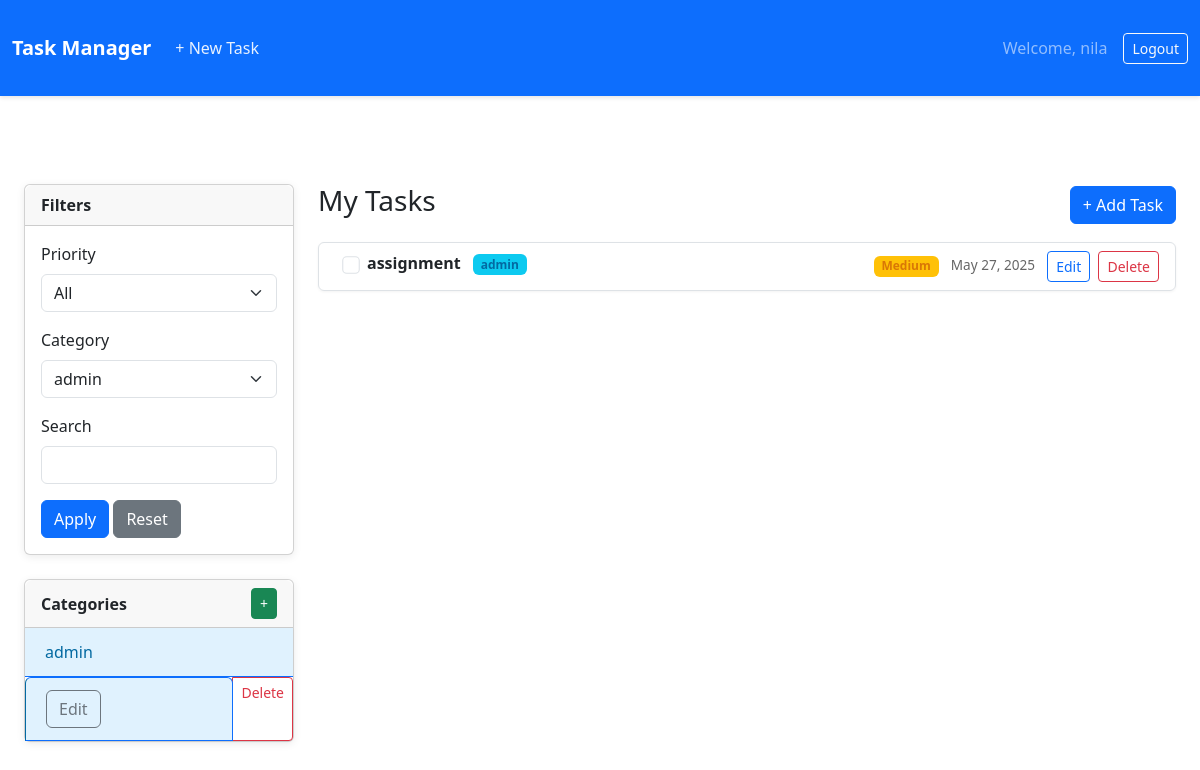
The page /?category=2 (signed in) on the database its author committed.
### taskmanager/models.py (models this page shows, shortened)
class Category(models.Model):
    name = models.CharField(max_length=100)
    user = models.ForeignKey(User, on_delete=models.CASCADE)
    class Meta:
        verbose_name_plural = "Categories"

class Task(models.Model):
    PRIORITY_CHOICES = (
        ('H', 'High'),
        ('M', 'Medium'),
        ('L', 'Low'),
    )
    title = models.CharField(max_length=200)
    description = models.TextField(blank=True, null=True)
    due_date = models.DateField(blank=True, null=True)
    completed = models.BooleanField(default=False)
    priority = models.CharField(max_length=1, choices=PRIORITY_CHOICES, default='M')
    category = models.ForeignKey(Category, on_delete=models.SET_NULL, blank=True, null=True)
    user = models.ForeignKey(User, on_delete=models.CASCADE)
    created_at = models.DateTimeField(auto_now_add=True)
    @property
    def is_overdue(self):
        if self.due_date and not self.completed:
            return self.due_date < timezone.now().date()
        return False

### taskmanager/views.py (the view)
# urls.py: path('', views.dashboard, name='dashboard'),
@login_required
def dashboard(request):
    tasks = Task.objects.filter(user=request.user).order_by('-created_at')
    categories = Category.objects.filter(user=request.user)
    category_form = CategoryForm()
    priority = request.GET.get('priority', '')
    category_id = request.GET.get('category', '')
    search_query = request.GET.get('search', '')  # Changed variable name
    if priority:
        tasks = tasks.filter(priority=priority)
    if category_id:
        tasks = tasks.filter(category_id=category_id)
    if search_query: # Apply the filter
        tasks = tasks.filter(title__icontains=search_query)
    context = {
        'tasks': tasks,
        'categories': categories,
        'category_form': category_form,
        'current_priority': priority,
        'current_category': category_id,
        'current_search': search_query,
    }
    return render(request, 'taskmanager/dashboard.html', context)

### taskmanager/forms.py
class CategoryForm(forms.ModelForm):
    class Meta:
        model = Category
        fields = ["name"]

### taskmanager/templates/taskmanager/dashboard.html (shortened to what this page needs)
{% extends "taskmanager/base.html" %}
{% block content %}
<div class="container-fluid mt-4">
    <div class="row">
        <div class="col-md-3">
            <div class="card mb-4">
                <div class="card-header">Filters</div>
                <div class="card-body">
                    <form method="get">
                        <div class="mb-3">
                            <label class="form-label">Priority</label>
                            <select name="priority" class="form-select">
                                <option value="">All</option>
                            </select>
                        </div>
                        <div class="mb-3">
                            <label class="form-label">Category</label>
                            <select name="category" class="form-select">
                                {% for category in categories %}
                                <option value="{{ category.id }}" {% if request.GET.category == category.id|stringformat:"s" %}selected{% endif %}>
                                    {{ category.name }}
                                </option>
                                {% endfor %}
                            </select>
                        </div>
                        <div class="mb-3">
                            <label class="form-label">Search</label>
                            <input type="text" name="search" class="form-control" value="{{ request.GET.search }}">
                        </div>
                        <button type="submit" class="btn btn-primary">Apply</button>
                        <a href="{% url 'dashboard' %}" class="btn btn-secondary">Reset</a>
                    </form>
                </div>
            </div>
            <div class="card">
                <div class="card-header d-flex justify-content-between align-items-center">
                    <span>Categories</span>
                    <button id="add-category-btn" class="btn btn-sm btn-success" data-bs-toggle="modal" data-bs-target="#categoryModal">+</button>
                </div>
                <div class="list-group list-group-flush">
                    {% for category in categories %}
                    <a href="?category={{ category.id }}"
                       class="list-group-item list-group-item-action d-flex justify-content-between align-items-center {% if request.GET.category == category.id|stringformat:"s" %}active{% endif %}">
                        {{ category.name }}
                        <div class="btn-group btn-group-sm">
                            <button class="btn btn-outline-secondary edit-category-btn"
                                    data-category-id="{{ category.id }}" data-bs-toggle="modal" data-bs-target="#editCategoryModal-{{ category.id }}">
                                Edit
                            </button>
                            <a href="{% url 'delete_category' category.id %}" class="btn btn-outline-danger">Delete</a>
                        </div>
                    </a>
                    {% empty %}
                    <div class="list-group-item text-muted">No categories yet</div>
                    {% endfor %}
                </div>
            </div>
        </div>
        <div class="col-md-9">
            <div class="d-flex justify-content-between align-items-center mb-3">
                <h3>My Tasks</h3>
                <a href="{% url 'add_task' %}" class="btn btn-primary">+ Add Task</a>
            </div>
            {% if tasks %}
            <ul class="list-group">
                {% for task in tasks %}
                <li class="list-group-item d-flex justify-content-between align-items-start {% if task.completed %}list-group-item-light task-completed{% endif %}">
                    <div class="ms-2 me-auto">
                        <input type="checkbox" class="form-check-input me-2 task-checkbox" data-task-id="{{ task.id }}" {% if task.completed %}checked{% endif %}>
                        <div class="fw-bold">{{ task.title }} {% if task.category %}<span class="badge bg-info ms-2">{{ task.category.name }}</span>{% endif %}</div>
                    </div>
                    <div>
                        <span class="badge bg-{% if task.priority == 'H' %}danger{% elif task.priority == 'M' %}warning{% else %}success{% endif %} me-2">
                            {{ task.get_priority_display }}
                        </span>
                        {% if task.due_date %}
                        <span class="due-date me-2 {% if task.is_overdue %}overdue{% endif %}">{{ task.due_date }}</span>
                        {% endif %}
                        <a href="{% url 'edit_task' task.id %}" class="btn btn-sm btn-outline-primary me-1">Edit</a>
                        <a href="{% url 'delete_task' task.id %}" class="btn btn-sm btn-outline-danger">Delete</a>
                    </div>
                </li>
                {% endfor %}
            </ul>
            {% else %}
            <div class="alert alert-info">
                No tasks found. <a href="{% url 'add_task' %}">Add your first task</a>
            </div>
            {% endif %}
        </div>
    </div>
</div>
{% endblock %}

### taskmanager/templates/taskmanager/base.html (shortened to what this page needs)
{% load static %}
<!DOCTYPE html>
<html lang="en">
<head>
    <link rel="stylesheet" href="{% static 'taskmanager/css/style.css' %}">
    <link href="https://cdn.jsdelivr.net/npm/bootstrap@5.3.5/dist/css/bootstrap.min.css" rel="stylesheet">
</head>
<body>
    <nav class="navbar navbar-expand-lg navbar-dark bg-primary">
        <div class="container-fluid">
            <a class="navbar-brand" href="{% url 'dashboard' %}">Task Manager</a>
            <div class="navbar-collapse">
                {% if request.user.is_authenticated %}
                <ul class="navbar-nav me-auto">
                    <li class="nav-item">
                        <a class="nav-link" href="{% url 'add_task' %}">+ New Task</a>
                    </li>
                </ul>
                <span class="navbar-text me-3">Welcome, {{ request.user.username }}</span>
                <a href="{% url 'logout' %}" class="btn btn-sm btn-outline-light">Logout</a>
                {% else %}
                <a href="{% url 'login' %}" class="btn btn-sm btn-outline-light">Login</a>
                <a href="{% url 'register' %}" class="btn btn-sm btn-outline-light ms-2">Register</a>
                {% endif %}
            </div>
        </div>
    </nav>
    <div class="container-fluid mt-4">
        {% block content %}{% endblock %}
    </div>
</body>
</html>

### taskmanager/static/taskmanager/css/style.css (style rules this page uses)
body { background-color: #f8f9fa; font-family: 'Segoe UI', Arial, sans-serif; color: #333; line-height: 1.6; }
@media (min-width: 768px) { .row { display: flex; flex-wrap: wrap; } }
@media (min-width: 768px) { .col-md-3 { flex: 0 0 300px; max-width: 300px; position: relative; width: 100%; padding-right: 15px; padding-left: 15px; } }
@media (min-width: 768px) { .col-md-9 { flex: 1; max-width: calc(100% - 300px); position: relative; width: 100%; padding-right: 15px; padding-left: 15px; } }
.navbar { background-color: #2563eb !important; box-shadow: 0 2px 4px rgba(0,0,0,.1); padding: 0.8rem 1rem; margin-bottom: 0; }
.navbar-brand { font-size: 1.4rem; font-weight: 600; color: white !important; }
.navbar-dark .navbar-nav .nav-link { color: rgba(255, 255, 255, 0.9); }
.navbar-text { color: rgba(255, 255, 255, 0.9); margin-right: 10px; }
.btn-outline-light { border-color: rgba(255, 255, 255, 0.5); }
.container-fluid { max-width: 1200px; padding: 20px; }
.card { border: none; box-shadow: 0 2px 8px rgba(0, 0, 0, 0.08); transition: transform 0.2s ease, box-shadow 0.2s ease; margin-bottom: 20px; border-radius: 8px; background: white; }
.card-header { background-color: #f8f9fa; border-bottom: 1px solid #eaeaea; font-weight: 600; padding: 12px 20px; display: flex; justify-content: space-between; align-items: center; border-radius: 8px 8px 0 0 !important; }
.card-body { padding: 1.25rem; }
.list-group { box-shadow: 0 1px 3px rgba(0,0,0,0.05); border-radius: 8px; }
.list-group-item { border-left: 3px solid transparent; transition: all 0.2s ease; padding: 1rem 1.25rem; display: flex; justify-content: space-between; align-items: center; }
.list-group-item > div:first-child { flex-grow: 1; margin-right: 15px; display: flex; align-items: center; }
.list-group-item > div:first-child > input[type="checkbox"] { margin-right: 15px; transform: scale(1.1); }
.badge { padding: 5px 10px; border-radius: 12px; font-weight: 500; font-size: 0.75rem; }
.bg-warning { background-color: #fef3c7 !important; color: #d97706 !important; }
.bg-info { background-color: #e0f2fe !important; color: #0369a1 !important; }
.due-date { font-size: 0.85rem; color: #666; margin-right: 15px; }
.form-control, .form-select { border-radius: 6px; border: 1px solid #dee2e6; padding: 0.5rem 0.75rem; transition: border-color 0.15s ease-in-out, box-shadow 0.15s ease-in-out; }
.btn { border-radius: 6px; padding: 0.375rem 0.75rem; font-weight: 500; transition: all 0.2s ease; }
.btn-primary { background-color: #2563eb; border-color: #2563eb; }
.btn-outline-primary { color: #2563eb; border-color: #2563eb; }
.btn-outline-danger { color: #dc3545; border-color: #dc3545; }
.btn-sm { font-size: 0.75rem; padding: 0.25rem 0.5rem; }
.list-group-flush .list-group-item { padding: 0.75rem 1.25rem; background-color: transparent; display: flex; justify-content: space-between; align-items: center; }
.list-group-flush .list-group-item.active { background-color: #e0f2fe; color: #0369a1; border-left-color: #0369a1; font-weight: 500; }

### rows shown on the page
Category: name "admin"
Task: title "assignment", category.name "admin", priority "Medium"

### other values the page prints
{{ request.user.username }} "nila"
form field category "admin"
